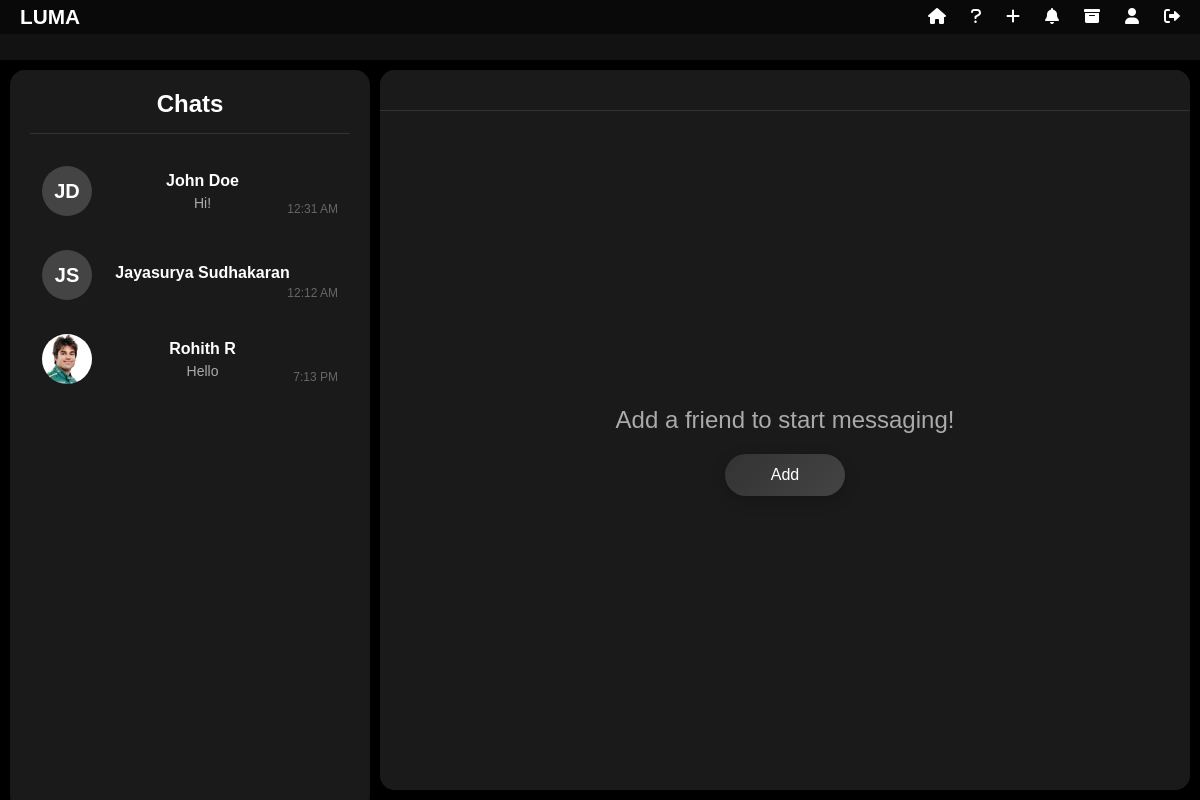
Screenshot of /chats/ (signed in) with the database file from the repository.
### chat/models.py (models this page shows, shortened)
class Chat(models.Model):
    sender = models.ForeignKey(User, related_name='sender_chats', on_delete=models.CASCADE)
    recipient = models.ForeignKey(User, related_name='recipient_chats', on_delete=models.CASCADE)
    created_at = models.DateTimeField(auto_now_add=True)
    updated_at = models.DateTimeField(auto_now=True)
    archived_by = models.ManyToManyField(User, related_name='archived_chats', blank=True)
    class Meta:
        db_table = 'chat_chat'

class User(AbstractBaseUser):
    first_name = models.CharField(max_length=30)
    last_name = models.CharField(max_length=30)
    username = models.CharField(max_length=30, unique=True)
    email = models.EmailField(unique=True)
    profile_picture = models.ImageField(upload_to='profile_pics', blank=True, null=True)  # Removed trailing slash
    created_at = models.DateTimeField(auto_now_add=True)
    is_active = models.BooleanField(default=True)
    is_admin = models.BooleanField(default=False)
    is_banned = models.BooleanField(default=False)
    ban_expiry = models.DateTimeField(null=True, blank=True)
    ban_reason = models.TextField(blank=True, null=True)
    objects = UserManager()
    USERNAME_FIELD = 'username'
    REQUIRED_FIELDS = ['email', 'first_name', 'last_name']
    class Meta:
        db_table = 'chat_user'
    def is_currently_banned(self):
        if not self.is_banned:
            return False
        if self.ban_expiry and timezone.now() > self.ban_expiry:
            self.unban_user()
            return False
        return True

class Message(models.Model):
    chat = models.ForeignKey(Chat, related_name='messages', on_delete=models.CASCADE)
    sender = models.ForeignKey(User, on_delete=models.CASCADE)
    content = models.TextField()
    sent_at = models.DateTimeField(auto_now_add=True)
    read_by = models.ManyToManyField(User, related_name='read_messages', blank=True)
    deleted_for = models.ManyToManyField(User, related_name='deleted_messages', blank=True)
    deleted_for_everyone = models.BooleanField(default=False)
    attachment = models.FileField(upload_to='chat_attachments', null=True, blank=True)  # Removed trailing slash
    attachment_type = models.CharField(max_length=50, null=True, blank=True)
    attachment_name = models.CharField(max_length=255, null=True, blank=True)
    class Meta:
        db_table = 'chat_message'
        ordering = ['sent_at']

### chat/views.py (the view)
# urls.py: path('chats/', views.chat_list, name='chat_list'),
@login_required
def chat_list(request):
    print(f"Current user: {request.user.username}")
    print(f"User ID: {request.user.id}")
    chats = Chat.objects.filter(
        Q(sender=request.user) | Q(recipient=request.user)
    ).exclude(
        Q(sender__in=BlockedUser.objects.filter(blocked=request.user).values('blocker')) |
        Q(recipient__in=BlockedUser.objects.filter(blocked=request.user).values('blocker'))
    ).exclude(
        archived_by=request.user
    ).order_by('-updated_at')
    for chat in chats:
        other_user = chat.recipient if chat.sender == request.user else chat.sender
        unread_count = Message.objects.filter(
            chat=chat,
            sender=other_user,
            deleted_for_everyone=False  # Exclude messages deleted for everyone
        ).exclude(read_by=request.user).count()
        chat.unread_count = unread_count
        last_message = chat.messages.filter(
            deleted_for_everyone=False
        ).order_by('-sent_at').first()
        if last_message:
            chat.last_message = last_message.content
        else:
            chat.last_message = "No messages yet"
        chat.sender_profile_pic = chat.sender.profile_picture.url if chat.sender.profile_picture else None
        chat.recipient_profile_pic = chat.recipient.profile_picture.url if chat.recipient.profile_picture else None
    print(f"Number of chats found: {chats.count()}")
    all_chats = Chat.objects.all()
    print(f"Total chats in database: {all_chats.count()}")
    for chat in all_chats:
        print(f"Chat ID: {chat.id}")
        print(f"Sender: {chat.sender.username} (ID: {chat.sender.id})")
        print(f"Recipient: {chat.recipient.username} (ID: {chat.recipient.id})")
        print("---")
    print("\nUser's chats:")
    for chat in chats:
        print(f"Chat ID: {chat.id}")
        print(f"Sender: {chat.sender.username}")
        print(f"Recipient: {chat.recipient.username}")
        print(f"Latest message: {chat.last_message}")
        print("---")
    return render(request, 'chat.html', {
        'chats': chats,
        'active_chat': None,
        'current_user': request.user
    })

### templates/chat.html (shortened to what this page needs)
{% extends "base.html" %} {% load tz %} {% load chat_filters %} {% block content %}
<link
  href="https://cdnjs.cloudflare.com/ajax/libs/font-awesome/6.0.0/css/all.min.css"
  rel="stylesheet"
/>
<div class="chat-container">
  <div class="chat-list-panel">
    <div class="chat-list-title">Chats</div>
    <div class="chat-list">
      {% if chats %}
        {% for chat in chats %}
        <div
          class="chat-item {% if active_chat and chat.id == active_chat.id %} active {% endif %}{% if chat.unread_count > 0 %} has-unread {% endif %}"
          data-chat-url="{% url 'chat_detail' chat.id %}"
          data-chat-id="{{ chat.id }}"
          onclick="loadChat(this, event)">
          <div class="chat-item-pfp">
            {% if chat.sender == request.user %}
              {% if chat.recipient_profile_pic %}
                <img
                  src="{{ chat.recipient_profile_pic }}"
                  alt="Profile Picture"
                  class="pfp-image"
                  onerror="this.style.display='none'; this.nextElementSibling.style.display='flex';"
                />
              {% else %}
                <div class="pfp-initials">
                  {{ chat.recipient.first_name|slice:":1" }}{{ chat.recipient.last_name|slice:":1" }}
                </div>
              {% endif %}
            {% endif %}
          </div>
          <div class="chat-item-details">
            <div class="chat-item-name"
                 data-first-name="{% if chat.sender == request.user %}{{ chat.recipient.first_name }}{% else %}{{ chat.sender.first_name }}{% endif %}"
                 data-last-name="{% if chat.sender == request.user %}{{ chat.recipient.last_name }}{% else %}{{ chat.sender.last_name }}{% endif %}">
              {% if chat.sender == request.user %}
                {{ chat.recipient.first_name }} {{ chat.recipient.last_name }}
              {% else %}
                {{ chat.sender.first_name }} {{ chat.sender.last_name }}
              {% endif %}
            </div>
            <div class="chat-item-preview">
              {{ chat.last_message|truncatewords:10 }}
            </div>
          </div>
          <div class="chat-item-time">
            {{ chat.updated_at|localtime|date:"g:i A" }}
          </div>
        </div>
        {% endfor %}
      {% else %}
        <div style="text-align: center; color: #666; padding: 20px;">
          No chats yet. Add a friend to start chatting!
        </div>
      {% endif %}
    </div>
  </div>
  <div class="chat-area">
    <div class="chat-header">
    </div>
    <div class="messages-container">
      {% if active_chat %}
        {% if messages %}
          {% for message in messages %}
            <div class="message {% if message.sender == request.user %}message-sent{% else %}message-received{% endif %} {% if message.deleted_for_everyone %}deleted{% endif %}"
                 data-message-id="{{ message.id }}"
                 data-sender-id="{{ message.sender.id }}"
                 oncontextmenu="showContextMenu(event, this)"
                 {% if message.deleted_for.all|contains:request.user %}style="display: none;"{% endif %}>
              <div class="message-pfp">
                {% if message.sender.profile_picture %}
                  <img src="{{ message.sender.profile_picture.url }}" alt="Profile Picture">
                {% else %}
                  <div class="pfp-initials">
                    {{ message.sender.first_name|slice:":1" }}{{ message.sender.last_name|slice:":1" }}
                  </div>
                {% endif %}
              </div>
              <div class="message-content">
                {% if message.deleted_for_everyone %}
                  <i>Message deleted</i>
                {% else %}
                  {{ message.content }}
                  {% if message.attachment %}
                    {% if message.attachment_type == 'image' %}
                      <div class="message-attachment">
                        <img src="{{ message.attachment.url }}" alt="{{ message.attachment_name }}" class="attachment-image">
                      </div>
                    {% else %}
                      <div class="message-attachment">
                        <div class="file-icon">
                          {% if message.attachment_type == 'pdf' %}
                            <svg width="24" height="24" viewBox="0 0 24 24" fill="none" xmlns="http://www.w3.org/2000/svg">
                              <path d="M14 2H6C5.46957 2 4.96086 2.21071 4.58579 2.58579C4.21071 2.96086 4 3.46957 4 4V20C4 20.5304 4.21071 21.0391 4.58579 21.4142C4.96086 21.7893 5.46957 22 6 22H18C18.5304 22 19.0391 21.7893 19.4142 21.4142C19.7893 21.0391 20 20.5304 20 20V8L14 2Z" stroke="white" stroke-width="2" stroke-linecap="round" stroke-linejoin="round"/>
                              <path d="M14 2V8H20" stroke="white" stroke-width="2" stroke-linecap="round" stroke-linejoin="round"/>
                              <path d="M12 18C12 17.4 11.6 17 11 17C10.4 17 10 17.4 10 18C10 18.6 10.4 19 11 19C11.6 19 12 18.6 12 18Z" fill="white"/>
                              <path d="M12 13C12 12.4 11.6 12 11 12C10.4 12 10 12.4 10 13V16C10 16.6 10.4 17 11 17C11.6 17 12 16.6 12 16V13Z" fill="white"/>
                            </svg>
                          {% elif message.attachment_type == 'doc' %}
                            <svg width="24" height="24" viewBox="0 0 24 24" fill="none" xmlns="http://www.w3.org/2000/svg">
                              <path d="M14 2H6C5.46957 2 4.96086 2.21071 4.58579 2.58579C4.21071 2.96086 4 3.46957 4 4V20C4 20.5304 4.21071 21.0391 4.58579 21.4142C4.96086 21.7893 5.46957 22 6 22H18C18.5304 22 19.0391 21.7893 19.4142 21.4142C19.7893 21.0391 20 20.5304 20 20V8L14 2Z" stroke="white" stroke-width="2" stroke-linecap="round" stroke-linejoin="round"/>
                              <path d="M14 2V8H20" stroke="white" stroke-width="2" stroke-linecap="round" stroke-linejoin="round"/>
                              <path d="M16 13H8" stroke="white" stroke-width="2" stroke-linecap="round" stroke-linejoin="round"/>
                              <path d="M16 17H8" stroke="white" stroke-width="2" stroke-linecap="round" stroke-linejoin="round"/>
                              <path d="M10 9H9H8" stroke="white" stroke-width="2" stroke-linecap="round" stroke-linejoin="round"/>
                            </svg>
                          {% else %}
                            <svg width="24" height="24" viewBox="0 0 24 24" fill="none" xmlns="http://www.w3.org/2000/svg">
                              <path d="M14 2H6C5.46957 2 4.96086 2.21071 4.58579 2.58579C4.21071 2.96086 4 3.46957 4 4V20C4 20.5304 4.21071 21.0391 4.58579 21.4142C4.96086 21.7893 5.46957 22 6 22H18C18.5304 22 19.0391 21.7893 19.4142 21.4142C19.7893 21.0391 20 20.5304 20 20V8L14 2Z" stroke="white" stroke-width="2" stroke-linecap="round" stroke-linejoin="round"/>
                              <path d="M14 2V8H20" stroke="white" stroke-width="2" stroke-linecap="round" stroke-linejoin="round"/>
                            </svg>
                          {% endif %}
                        </div>
                        <div class="file-info">
                          <div class="file-name">{{ message.attachment_name }}</div>
                          <a href="{{ message.attachment.url }}" target="_blank" class="file-link">Download</a>
                        </div>
                      </div>
                    {% endif %}
                  {% endif %}
                {% endif %}
                <div class="message-time">
                  {{ message.sent_at|localtime|date:"g:i A" }}
                  {% if message.sender == request.user and not message.deleted_for_everyone %}
                  <div class="message-read-status" data-message-id="{{ message.id }}">
                    <span class="read-receipt" id="read-receipt-{{ message.id }}">
                      <span class="read-receipt-icon">&#10003;</span>
                    </span>
                  </div>
                  {% endif %}
                </div>
              </div>
            </div>
          {% endfor %}
        {% else %}
          <div class="start-message" id="no-messages-prompt">No messages yet. Start the conversation!</div>
        {% endif %}
      {% else %}
        <div class="start-message">Add a friend to start messaging!</div>
        <button class="add-contact-button" onclick="openFriendDialog()">Add</button>
      {% endif %}
    </div>
  </div>
  {% endblock %}

### templates/base.html (style rules this page uses)
* { margin: 0; padding: 0; box-sizing: border-box; font-family: "Poppins", sans-serif; user-select: none; scrollbar-width: none; }
body { background-color: #121212; color: white; }
.add-contact-button { margin-bottom: 15px; }

### templates/chat.html (style rules this page uses)
* { margin: 0; padding: 0; box-sizing: border-box; font-family: "Arial", sans-serif; }
.chat-container { background-color: black; color: white; height: calc(100vh - 60px); display: flex; overflow: hidden; position: fixed; top: 60px; left: 0; right: 0; bottom: 0; }
.chat-list-panel { width: 30%; height: 100%; background-color: #1a1a1a; border-radius: 15px; padding: 20px; display: flex; flex-direction: column; margin: 10px; }
.chat-list-title { text-align: center; font-size: 24px; font-weight: bold; margin-bottom: 20px; padding-bottom: 15px; border-bottom: 1px solid #333; }
.chat-list { flex: 1; overflow-y: auto; }
.chat-item { display: flex; align-items: center; padding: 12px; margin-bottom: 10px; border-radius: 10px; cursor: pointer; transition: background-color 0.2s; position: relative; }
.chat-item-pfp { width: 50px; height: 50px; border-radius: 50%; overflow: hidden; display: flex; align-items: center; justify-content: center; background-color: #444; font-size: 20px; font-weight: bold; color: white; margin-right: 15px; flex-shrink: 0; }
.pfp-image { width: 100%; height: 100%; object-fit: cover; }
.pfp-initials { display: flex; align-items: center; justify-content: center; width: 100%; height: 100%; }
.chat-item-details { flex: 1; overflow: hidden; margin-right: 40px; }
.chat-item-name { font-weight: bold; margin-bottom: 5px; }
.chat-item-preview { color: #aaa; font-size: 14px; white-space: nowrap; overflow: hidden; text-overflow: ellipsis; }
.chat-item-time { position: absolute; bottom: 12px; right: 12px; font-size: 12px; color: #666; }
.chat-area { flex: 1; background-color: #1a1a1a; border-radius: 15px; margin: 10px; margin-left: 0; display: flex; flex-direction: column; overflow: hidden; }
.chat-header { padding: 20px; border-bottom: 1px solid #333; display: flex; align-items: center; background-color: #1a1a1a; }
.messages-container { flex: 1; padding: 20px; overflow-y: auto; display: flex; flex-direction: column; background-color: #1a1a1a; align-items: stretch; min-height: 0; height: 100%; }
.messages-container:has(.start-message) { justify-content: center; align-items: center; }
.start-message { text-align: center; color: #aaa; font-size: 24px; max-width: 80%; margin: 0 auto; margin-bottom: 20px; animation: fadeIn 0.8s ease-in-out; }
.add-contact-button { display: block; margin: 0 auto; padding: 12px 30px; border: none; border-radius: 25px; background: linear-gradient(135deg, #333 0%, #444 100%); color: white; cursor: pointer; transition: all 0.3s ease; font-size: 16px; width: auto; min-width: 120px; box-shadow: 0 4px 15px rgba(0, 0, 0, 0.2); animation: slideUp 0.5s ease-out 0.3s both; }

### rows the page displays
Chat: recipient.first_name "J", recipient.last_name "D", recipient.first_name "John", recipient.last_name "Doe", last_message "Hi!", updated_at "12:31 AM"
Chat: recipient.first_name "J", recipient.last_name "S", recipient.first_name "Jayasurya", recipient.last_name "Sudhakaran", updated_at "12:12 AM"
Chat: recipient.first_name "Rohith", recipient.last_name "R", last_message "Hello", updated_at "7:13 PM"
